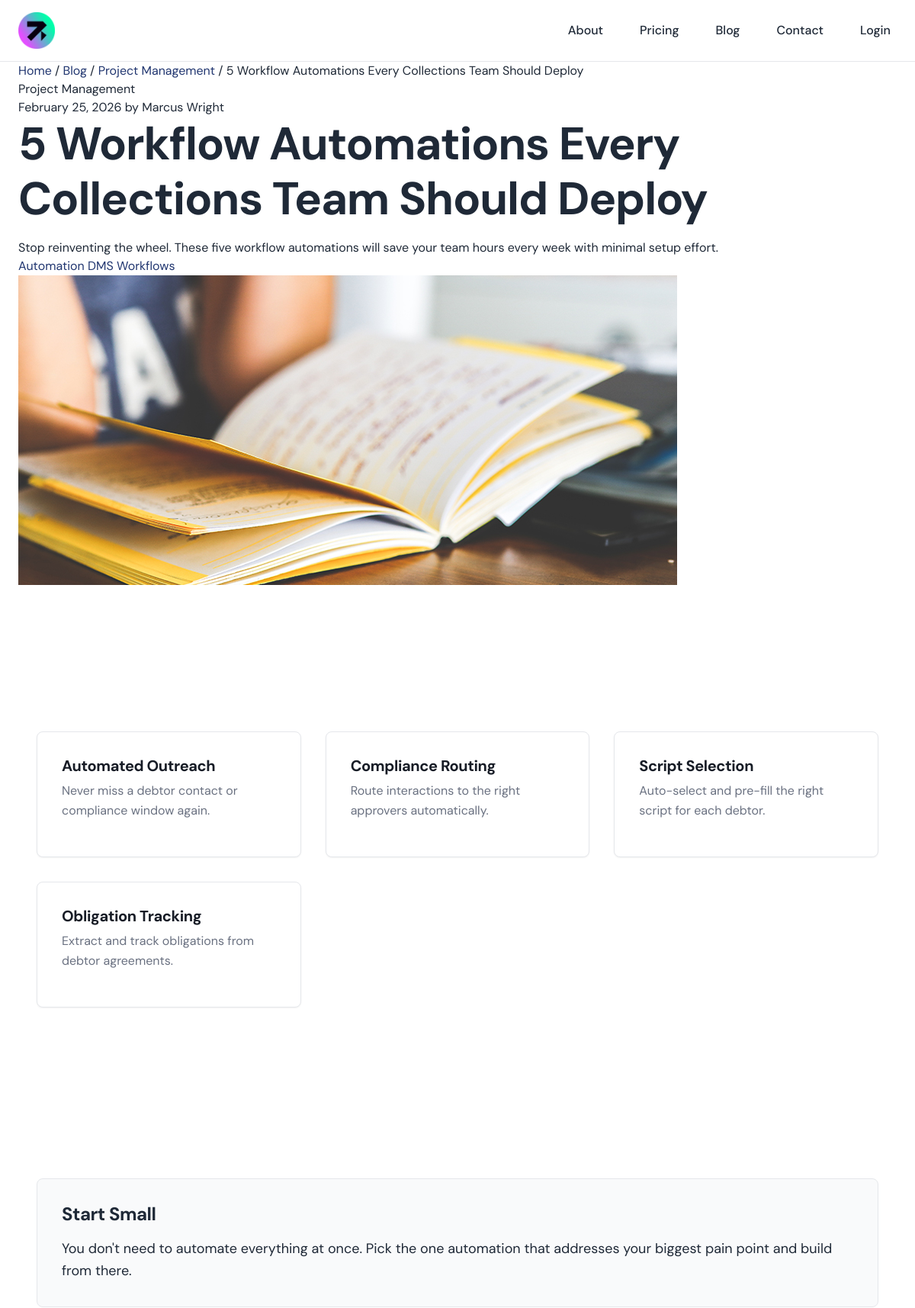
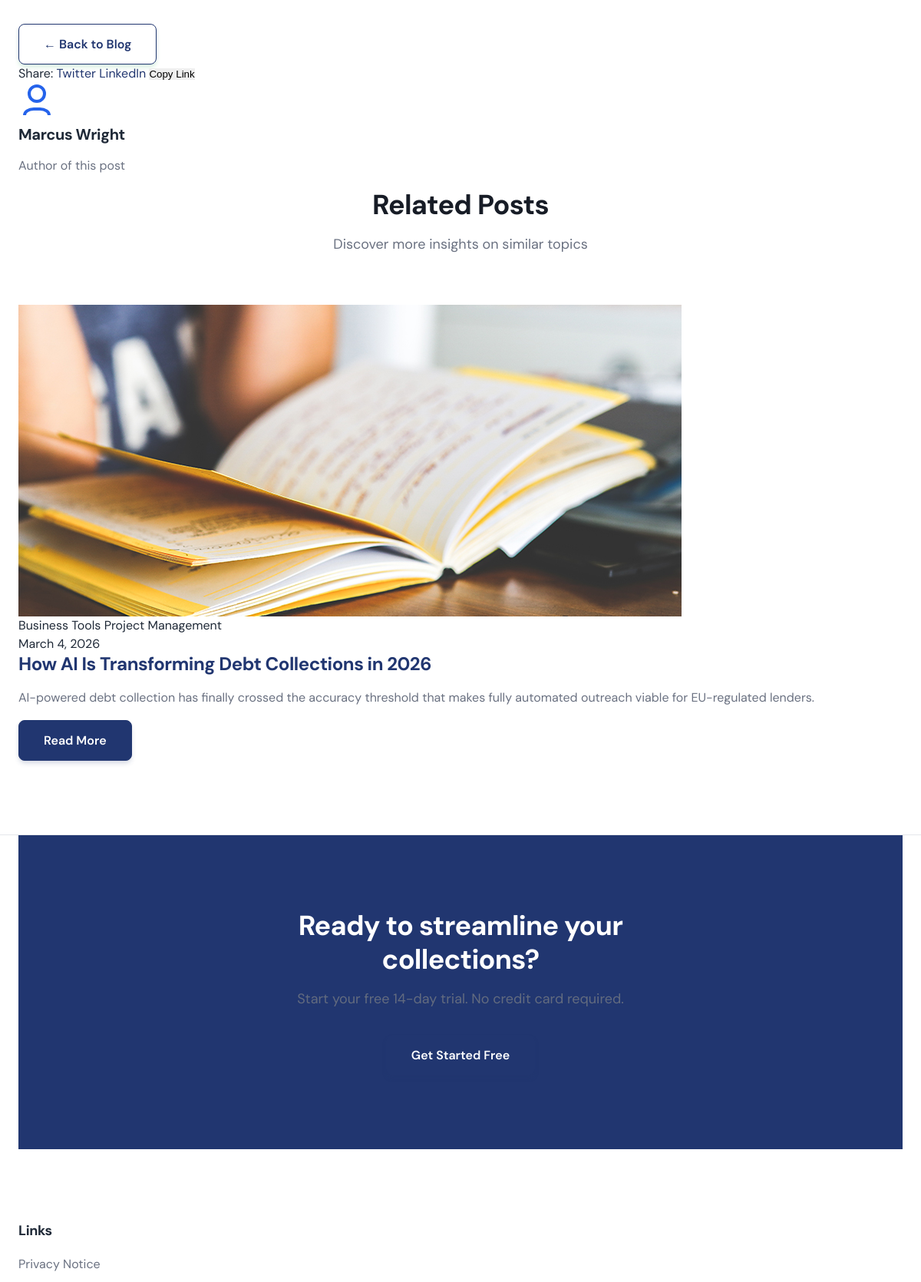
Screenshot of /blog/collections-workflow-automations/ (upper part) with the database file from the repository (2 pictures, top to bottom).
### marketing/models.py (models this page shows, shortened)
class Category(models.Model):
    name = models.CharField(max_length=100, unique=True)
    slug = models.SlugField(unique=True)
    class Meta:
        ordering = ['name']

class SeoFieldsMixin(models.Model):
    seo_title = models.CharField(max_length=255, blank=True)
    seo_description = models.TextField(blank=True)
    og_title = models.CharField(max_length=255, blank=True)
    og_description = models.TextField(blank=True)
    og_image = models.URLField(max_length=500, blank=True)
    twitter_image = models.URLField(max_length=500, blank=True)
    class Meta:
        abstract = True

class Post(SeoFieldsMixin):
    title = models.CharField(max_length=255)
    slug = models.SlugField(unique=True)
    status = models.CharField(
        max_length=20,
        choices=PublishedStatus.choices,
        default=PublishedStatus.DRAFT,
    )
    publish_at = models.DateTimeField(blank=True, null=True)
    author = models.ForeignKey(User, on_delete=models.SET_NULL, blank=True, null=True, related_name='posts')
    author_name = models.CharField(max_length=255, blank=True)
    excerpt = models.TextField(blank=True)
    categories = models.ManyToManyField(Category, blank=True, related_name='posts')
    tags = models.ManyToManyField(Tag, blank=True, related_name='posts')
    body_json = models.JSONField(blank=True, null=True)
    body_html = models.TextField(blank=True)
    blocks_json = models.JSONField(blank=True, null=True, help_text="Block-based content in JSON format")
    blocks_html = models.TextField(blank=True)
    cover_image = models.URLField(max_length=500, blank=True)
    cover_image_upload = models.FileField(upload_to='posts/cover_images/', blank=True, null=True)
    primary_image = models.URLField(max_length=500, blank=True)
    primary_image_upload = models.FileField(upload_to='posts/primary_images/', blank=True, null=True)
    updated_at = models.DateTimeField(auto_now=True)
    created_at = models.DateTimeField(auto_now_add=True)
    class Meta:
        ordering = ['-publish_at', '-created_at']
    @property
    def featured_image(self):
        if self.cover_image_upload:
            return self.cover_image_upload.url
        return self.cover_image
    @property
    def primary_image_url(self):
        if self.primary_image_upload:
            return self.primary_image_upload.url
        return self.primary_image

class Tag(models.Model):
    name = models.CharField(max_length=100, unique=True)
    slug = models.SlugField(unique=True)
    class Meta:
        ordering = ['name']

class Footer(models.Model):
    label = models.CharField(max_length=100, default='Default')
    columns_json = models.JSONField(blank=True, null=True)
    cta_title = models.CharField(max_length=255, blank=True)
    cta_body = models.TextField(blank=True)
    cta_button_label = models.CharField(max_length=100, blank=True)
    cta_button_url = models.CharField(max_length=255, blank=True)
    legal_text = models.TextField(blank=True)

### marketing/views.py (the view)
# urls.py: path('blog/<slug:slug>/', views.blog_detail, name='blog_detail'),
def blog_detail(request, slug):
    post = get_object_or_404(Post, slug=slug, status='published')
    nav_menu = NavMenu.objects.filter(name='Primary').first()
    footer = Footer.objects.filter(label='Default').first()
    context = {
        'post': post,
        'nav_menu': nav_menu,
        'footer': footer,
    }
    return render(request, 'marketing/blog/detail.html', context)

### marketing/templates/marketing/blog/detail.html (shortened to what this page needs)
{% extends 'marketing/base.html' %}
{% load to_json %}
{% block content %}
    <div class="blog-detail">
        <article class="post-detail">
            <div class="container section-padding bg-background">
                <nav class="breadcrumb" aria-label="Breadcrumb">
                    <a href="{% url 'marketing:home' %}" class="breadcrumb-link">Home</a>
                    <span class="breadcrumb-separator">/</span>
                    <a href="{% url 'marketing:blog_list' %}" class="breadcrumb-link">Blog</a>
                    {% if post.categories.all %}
                        {% for category in post.categories.all %}
                            <span class="breadcrumb-separator">/</span>
                            <a href="{% url 'marketing:blog_by_category' category.slug %}" class="breadcrumb-link">{{ category.name }}</a>
                        {% endfor %}
                    {% endif %}
                    <span class="breadcrumb-separator">/</span>
                    <span class="breadcrumb-current">{{ post.title }}</span>
                </nav>
                <header class="post-header">
                    <div class="post-meta">
                        {% if post.categories.all %}
                            <div class="post-categories">
                                {% for category in post.categories.all %}
                                    <span class="category-badge">{{ category.name }}</span>
                                {% endfor %}
                            </div>
                        {% endif %}
                        <div class="post-date-author">
                            <time class="post-date" datetime="{{ post.publish_at|date:'c' }}">
                                {{ post.publish_at|date:"F j, Y" }}
                            </time>
                            {% if post.author_name %}
                                <span class="post-author">by {{ post.author_name }}</span>
                            {% endif %}
                        </div>
                    </div>
                    <h1 class="post-title">{{ post.title }}</h1>
                    {% if post.excerpt %}
                        <div class="post-excerpt">
                            {{ post.excerpt }}
                        </div>
                    {% endif %}
                    {% if post.tags.all %}
                        <div class="post-tags">
                            {% for tag in post.tags.all %}
                                <a href="{% url 'marketing:blog_by_tag' tag.slug %}" class="tag-link">{{ tag.name }}</a>
                            {% endfor %}
                        </div>
                    {% endif %}
                </header>
                {% if post.featured_image %}
                    <div class="post-featured-image">
                        <img src="{{ post.featured_image }}" alt="{{ post.title }}" class="post-hero-image">
                    </div>
                {% endif %}
                <div class="post-content">
                    {% if post.blocks_json %}
                        {% for block in post.blocks_json.blocks %}
                            {% include 'marketing/blocks/block_renderer.html' with block=block %}
                        {% endfor %}
                    {% elif post.body_json %}
                        {% for block in post.body_json.blocks %}
                            {% include 'marketing/blocks/block_renderer.html' with block=block %}
                        {% endfor %}
                    {% else %}
                        <div class="post-body">
                            <p>This post is currently being developed. Please check back soon for the full content.</p>
                            <a href="{% url 'marketing:blog_list' %}" class="btn btn-primary">Back to Blog</a>
                        </div>
                    {% endif %}
                </div>
                <footer class="post-footer">
                    <div class="post-actions">
                        <a href="{% url 'marketing:blog_list' %}" class="btn btn-secondary">← Back to Blog</a>
                        <div class="social-sharing">
                            <span class="share-label">Share:</span>
                            <a href="https://twitter.com/intent/tweet?url={{ request.build_absolute_uri }}&text={{ post.title }}"
                               class="social-share-btn" target="_blank" rel="noopener noreferrer" aria-label="Share on Twitter">
                                Twitter
                            </a>
                            <a href="https://www.linkedin.com/sharing/share-offsite/?url={{ request.build_absolute_uri }}"
                               class="social-share-btn" target="_blank" rel="noopener noreferrer" aria-label="Share on LinkedIn">
                                LinkedIn
                            </a>
                            <button class="social-share-btn" onclick="copyLink()" aria-label="Copy link">
                                Copy Link
                            </button>
                        </div>
                    </div>
                    {% if post.author_name %}
                        <div class="author-box">
                            <div class="author-info">
                                <div class="author-avatar">
                                </div>
                                <div class="author-details">
                                    <h4 class="author-name">{{ post.author_name }}</h4>
                                    <p class="author-bio">Author of this post</p>
                                </div>
                            </div>
                        </div>
                    {% endif %}
                </footer>
            </div>
        </article>
        {% load blog_extras %}
        {% get_related_posts post as related_posts %}
        {% if related_posts %}
            <section class="related-posts">
                <div class="container section-padding bg-background">
                    <div class="section-header">
                        <h2 class="section-title">Related Posts</h2>
                        <p class="section-subtitle">Discover more insights on similar topics</p>
                    </div>
                    <div class="posts-grid">
                        {% for related_post in related_posts %}
                            <article class="post-card">
                                <div class="post-image">
                                    {% if related_post.featured_image %}
                                        <img src="{{ related_post.featured_image }}" alt="{{ related_post.title }}" class="post-thumbnail">
                                    {% endif %}
                                </div>
                                <div class="post-content">
                                    <div class="post-meta">
                                        {% if related_post.categories.all %}
                                            <div class="post-categories">
                                                {% for category in related_post.categories.all %}
                                                    <span class="category-badge">{{ category.name }}</span>
                                                {% endfor %}
                                            </div>
                                        {% endif %}
                                        <time class="post-date" datetime="{{ related_post.publish_at|date:'c' }}">
                                            {{ related_post.publish_at|date:"F j, Y" }}
                                        </time>
                                    </div>
                                    <h3 class="post-title">
                                        <a href="{% url 'marketing:blog_detail' related_post.slug %}">{{ related_post.title }}</a>
                                    </h3>
                                    {% if related_post.excerpt %}
                                        <p class="post-excerpt">{{ related_post.excerpt }}</p>
                                    {% endif %}
                                    <div class="post-actions">
                                        <a href="{% url 'marketing:blog_detail' related_post.slug %}" class="btn btn-primary btn-sm">Read More</a>
                                    </div>
                                </div>
                            </article>
                        {% endfor %}
                    </div>
                </div>
            </section>
        {% endif %}
    </div>
{% endblock %}

### marketing/templates/marketing/base.html (shortened to what this page needs)
<!DOCTYPE html>
<html lang="en">
<head>
    <link rel="stylesheet" href="/static/marketing/css/design-system.css">
    <link rel="stylesheet" href="/static/marketing/css/components.css">
    <link rel="stylesheet" href="/static/marketing/css/main.css">
</head>
<body>
    <header class="site-header">
        <div class="container section-padding bg-background">
            <div class="header-content">
                <div class="logo">
                    <a href="{% url 'marketing:home' %}">
                        <img src="/static/marketing/images/logo-icon.png" alt="BeyondCode AI" class="logo-image">
                    </a>
                </div>
                <nav class="main-nav" role="navigation" aria-label="Main navigation">
                    <ul class="nav-menu">
                        {% if nav_menu %}
                            {% for item in nav_menu.items_json %}
                                <li class="nav-item">
                                    <a href="{{ item.url }}" class="nav-link">{{ item.label }}</a>
                                </li>
                            {% endfor %}
                        {% endif %}
                        {% if user.is_authenticated %}
                            <li class="nav-item">
                                <a href="{% url 'marketing:account' %}" class="nav-link">My Account</a>
                            </li>
                        {% else %}
                            <li class="nav-item">
                                <a href="{% url 'marketing:login' %}" class="nav-link">Login</a>
                            </li>
                        {% endif %}
                    </ul>
                </nav>
            </div>
        </div>
    </header>
    <main id="main-content" class="main-content">
        {% block content %}{% endblock %}
    </main>
    <footer class="site-footer">
        <div class="container section-padding bg-background">
            {% if footer %}
                {% if footer.cta_title %}
                    <div class="footer-cta">
                        <div class="footer-cta-content">
                            <h2 class="footer-cta-title">{{ footer.cta_title }}</h2>
                            <p class="footer-cta-body">{{ footer.cta_body }}</p>
                            {% if footer.cta_button_label and footer.cta_button_url %}
                                <a href="{{ footer.cta_button_url }}" class="btn btn-primary footer-cta-btn">
                                    {{ footer.cta_button_label }}
                                </a>
                            {% endif %}
                        </div>
                    </div>
                {% endif %}
                <div class="footer-columns">
                    {% for column in footer.columns_json %}
                        <div class="footer-column">
                            {% if column.title %}
                                <h3 class="footer-column-title">{{ column.title }}</h3>
                            {% endif %}
                            {% if column.links %}
                                <ul class="footer-links">
                                    {% for link in column.links %}
                                        <li>
                                            <a href="{{ link.url }}" class="footer-link">{{ link.label }}</a>
                                        </li>
                                    {% endfor %}
                                </ul>
                            {% endif %}
                        </div>
                    {% endfor %}
                </div>
            {% endif %}
        </div>
    </footer>
</body>
</html>

### rows the page displays
Category: name "Project Management"
Post: title "5 Workflow Automations Every Collections Team Should Deploy", publish_at "February 25, 2026", author_name "Marcus Wright", excerpt "Stop reinventing the wheel. These five workflow automations will save your team hours every week with minimal setup effort.", featured_image (picture)
Tag: name "Automation"
Tag: name "DMS"
Tag: name "Workflows"
Post: featured_image (picture), publish_at "March 4, 2026", title "How AI Is Transforming Debt Collections in 2026", excerpt "AI-powered debt collection has finally crossed the accuracy threshold that makes fully automated outreach viable for EU-regulated lenders."
Category: name "Business Tools"
Footer: cta_title "Ready to streamline your collections?", cta_body "Start your free 14-day trial. No credit card required.", cta_button_label "Get Started Free"

### other values shown
{{ item.label }} "About" "Pricing" "Blog" "Contact"
{{ item.title }} "Automated Outreach" "Compliance Routing" "Script Selection" "Obligation Tracking"
{{ item.body|safe }} "Never miss a debtor contact or compliance window again." "Route interactions to the right approvers automatically." "Auto-select and pre-fill the right script for each debtor." "Extract and track obligations from debtor agreements."
{{ block.title }} "Start Small"
{{ block.body|safe }} "You don't need to automate everything at once. Pick the one automation that addresses your biggest pain point and build from there."
{{ column.title }} "Links"
{{ link.label }} "Privacy Notice"
